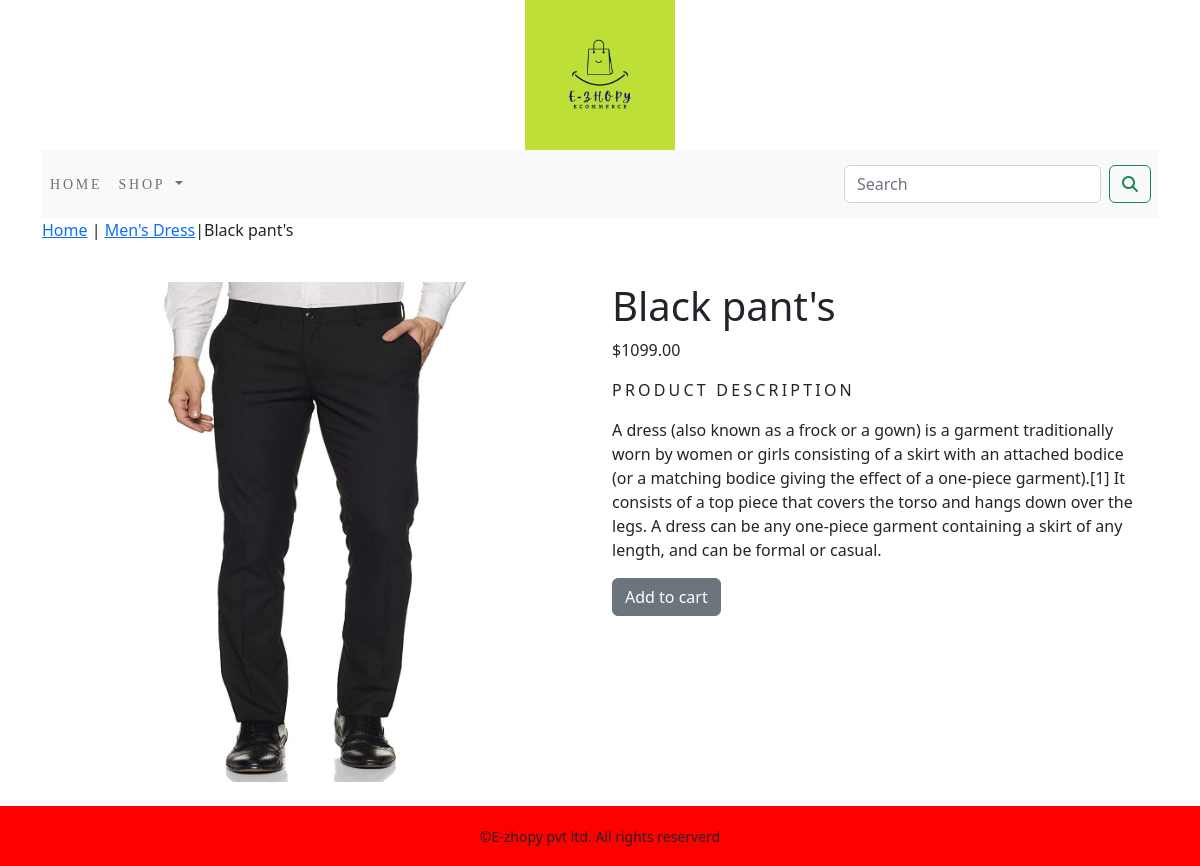
The app's page /eshop/mens-dress/black-pants/ with its own data.
### eshop/models.py (models this page shows, shortened)
class Product(models.Model):
    name = models.CharField(max_length=250,unique=True)
    slug = models.SlugField(max_length=250, unique=True)
    description = models.TextField(blank=True)
    price = models.DecimalField(max_digits=10,decimal_places=2)
    category = models.ForeignKey(Category,on_delete=models.CASCADE)
    image = models.ImageField(upload_to='product', blank=True)
    stock = models.IntegerField()
    available = models.BooleanField(default=True)
    created = models.DateTimeField(auto_now_add=True)
    updated = models.DateTimeField(auto_now_add=True)
    class Meta:
        ordering=('name',   )
        verbose_name='product'
        verbose_name_plural='products'

class Category(models.Model):
    name=models.CharField(max_length=250,unique=True)
    slug=models.SlugField(max_length=250,unique=True)
    description=models.TextField(blank=True)
    image=models.ImageField(upload_to='category',blank=True)
    class Meta:
        ordering=('name',)
        verbose_name='category'
        verbose_name_plural='categories'
    def get_url(self):
        return reverse('eshop:products_by_category',args=[self.slug])
    def __str__(self):
        return '{}'.format(self.name)

### eshop/views.py (the view)
def Prodetail(request,c_slug,p_slug):
    try:
        product=Product.objects.get(category__slug=c_slug,slug=p_slug)
    except Exception as e:
        raise e
    return render(request,'product.html',{'product':product})

### cart/context_processors.py (called while the page is built)
def counter(request):
    item_count=0
    if 'admin' in request.path:
        return {}
    else:
        try:
            cart=Cart.objects.filter(cart_id=_cart_id(request))
            cart_items=CartItem.objects.all().filter(cart=cart[:1])
            for cart_item in cart_items:
                item_count += cart_item.quantity
        except Cart.DoesNotExist:
            item_count =0
    return dict(item_count=item_count)

### cart/views.py (called while the page is built)
def _cart_id (request):
    cart=request.session.session_key
    if not cart:
        cart=request.session.create()
    return cart

### eshop/context_processors.py (called while the page is built)
def menu_links(request):
    links=Category.objects.all()
    return dict(links=links)

### template/product.html (shortened to what this page needs)
{% extends 'base.html' %}
{% load static %}
{% block body %}
<div class="row my_pro_row_clasas">
    <div class="mx_auto">
        <p><a href="{% url 'eshop:allProdCat' %}">Home</a> | <a href="{{product.category.get_url}}">{{product.category}}</a>|{{product.name}} </p>
    </div>
<div class="container">
<br>
<div class="row">
    <div class="col-12 col-sm-12 col-md-12 col-lg-6 text-center">
        <div style="min-width:18rem">
            <img src="{{product.image.url}}" alt="{{product.name}}" height="500" width="500">
        </div>
    </div>
        <div class="col-12 col-sm-12 col-md-12 col-lg-6">
            <h1 class="my_prod_title">{{product.name}}</h1>
            <p>${{product.price}}</p>
            <p class="my_title">Product Description</p>
            <p class="text-justify my_prod_text">{{ product.description }}</p>
            {% if product.stock <= 0 %}
                <p class="text-justify my_prod_text "><b>Out of stock</b></p>
            {% else %}
                <a class="btn btn-secondary" href="{% url 'cart:add_cart' product.id %}">Add to cart</a>
            {% endif %}
        </div>
</div>
</div>
    </div>
    <br>
{% endblock %}

### static/css/custom.css (style rules this page uses)
.my_title { font-size:16px; text-transform:uppercase; letter-spacing:.2em; }
.my_prod_text { padding-right:20px; }

### records on screen
Product: category "Men's Dress", name "Black pant's", image (picture), price "1099.00", description "A dress (also known as a frock or a gown) is a garment traditionally worn by women or girls consisting of a skirt with an attached bodice (or a matching bodice giving the effect of a one-piece garment).[1] It consists of a top piece that covers the torso and hangs down over the legs. A dress can be any one-piece garment containing a skirt of any length, and can be formal or casual."
